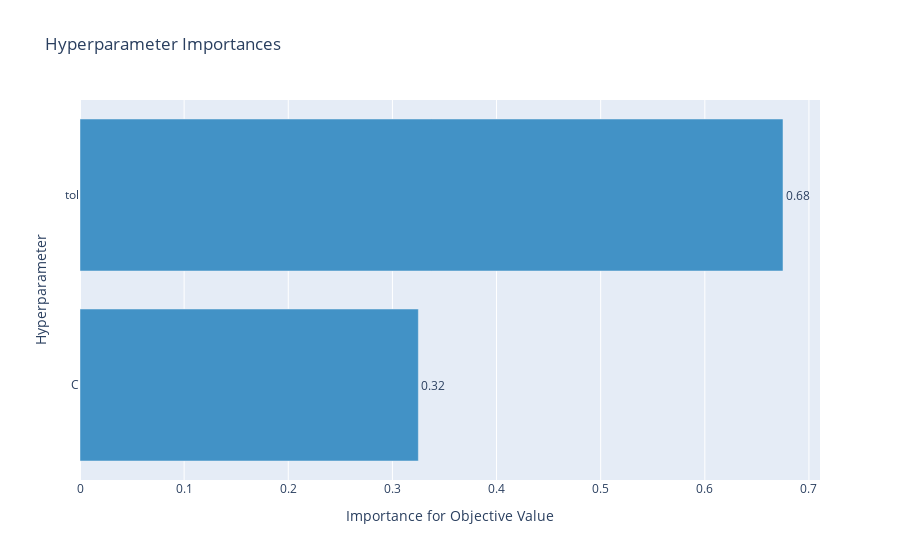

This figure's notebook cell:
### Code cell
# Plot Param Importances
optuna.visualization.plot_param_importances(study)

### Figure 1 — Plotly figure (JSON) as saved in the notebook; plotly's stock layout.template omitted (floating-point values rounded to 4 significant figures)
{"data": [{"cliponaxis": false, "hovertemplate": ["C (FloatDistribution): 0.3249218604703372<extra></extra>", "tol (FloatDistribution): 0.6750781395296628<extra></extra>"], "marker": {"color": "rgb(66,146,198)"}, "orientation": "h", "text": ["0.32", "0.68"], "textposition": "outside", "type": "bar", "x": [0.3249, 0.6751], "y": ["C", "tol"]}], "layout": {"showlegend": false, "title": {"text": "Hyperparameter Importances"}, "xaxis": {"title": {"text": "Importance for Objective Value"}}, "yaxis": {"title": {"text": "Hyperparameter"}}}}
